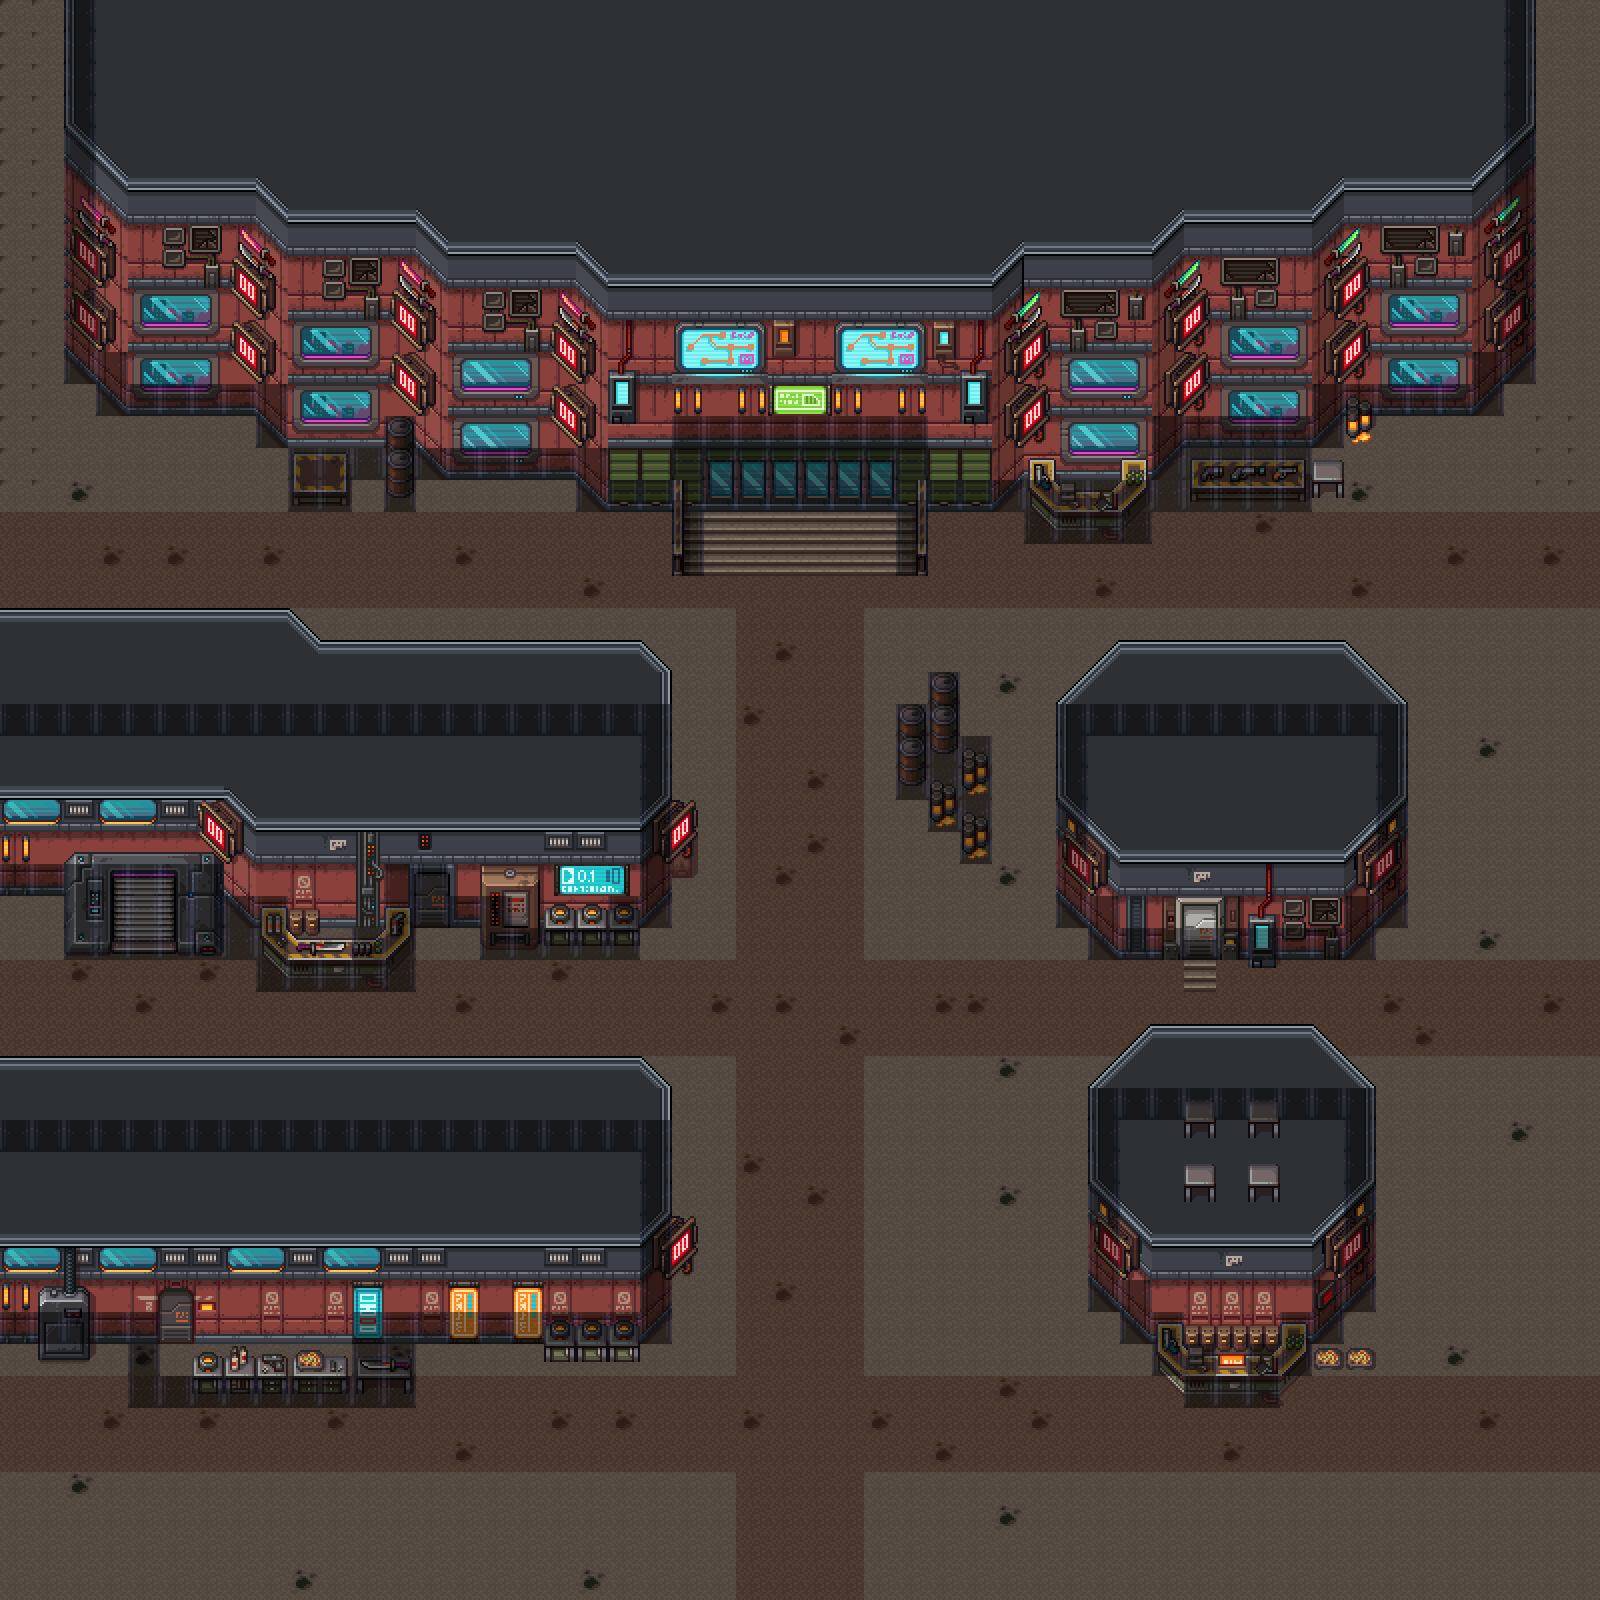

Tiled map render using the project's own tile images. Description and the map definition, with tile-layer contents summarised, below:
An orthogonal 50x50 tile map with 32x32 px tiles, 5 tile layers (floor, objects-1, objects-2, back-1, ...), 7 tilesets.

<map version="1.8" tiledversion="1.8.4" orientation="orthogonal" renderorder="right-down" width="50" height="50" tilewidth="32" tileheight="32" infinite="0" nextlayerid="8" nextobjectid="1">
 <editorsettings>
  <export target="main-planet.json" format="json" />
 </editorsettings>
 <tileset firstgid="1" name="Low-TownB" tilewidth="32" tileheight="32" tilecount="256" columns="16">
  <image source="cyber-punk/Low-TownB.png" width="512" height="512" />
  <tile id="170">
   <properties>
    <property name="collides" type="bool" value="true" />
   </properties>
  </tile>
 </tileset>
 <tileset firstgid="257" name="Low-TownA5" tilewidth="32" tileheight="32" tilecount="128" columns="8">
  <image source="cyber-punk/Low-TownA5.png" width="256" height="512" />
 </tileset>
 <tileset firstgid="385" name="CP_WallsA4" tilewidth="32" tileheight="32" tilecount="240" columns="16">
  <image source="cyber-punk/CP_WallsA4.png" width="512" height="480" />
 </tileset>
 <tileset firstgid="625" name="Low-TownC" tilewidth="32" tileheight="32" tilecount="256" columns="16">
  <image source="cyber-punk/Low-TownC.png" width="512" height="512" />
 </tileset>
 <tileset firstgid="881" name="Low-TownD" tilewidth="32" tileheight="32" tilecount="256" columns="16">
  <image source="cyber-punk/Low-TownD.png" width="512" height="512" />
 </tileset>
 <tileset firstgid="1137" name="Mid-TownD" tilewidth="32" tileheight="32" tilecount="256" columns="16">
  <image source="cyber-punk/Mid-TownD.png" width="512" height="512" />
 </tileset>
 <tileset firstgid="1393" name="Mid-TownA5" tilewidth="32" tileheight="32" tilecount="128" columns="8">
  <image source="cyber-punk/Mid-TownA5.png" width="256" height="512" />
 </tileset>
 <layer id="1" name="floor" width="50" height="50">
  <data>[2500 cells, 2496 non-empty, 47 distinct tile ids]</data>
 </layer>
 <layer id="2" name="objects-1" width="50" height="50">
  <data>[2500 cells, 684 non-empty, 156 distinct tile ids]</data>
 </layer>
 <layer id="3" name="objects-2" width="50" height="50">
  <data>[2500 cells, 153 non-empty, 79 distinct tile ids]</data>
 </layer>
 <layer id="6" name="back-1" width="50" height="50">
  <data>[2500 cells, 138 non-empty, 11 distinct tile ids]</data>
 </layer>
 <layer id="7" name="invisibleWalls" width="50" height="50" opacity="0.5">
  <data>[2500 cells, 311 non-empty, 1 distinct tile ids]</data>
 </layer>
</map>
